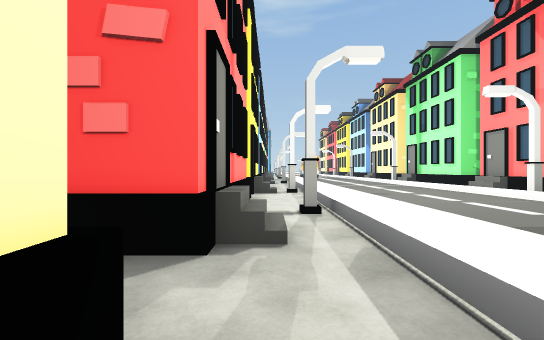
[1] (above)

17 first-person views from a walk through a 3-D level made in the Unity game engine. The camera is 1.4 m above the floor, looks level and sees 90° across. The floor is counted in squares, 2 m on a side. Each view is taken from the middle of a square. On the plan, view 1 faces up. The plan holds only what a view shows up to about 9 squares ahead; the rest is blank. The place goes on beyond the plan. The player character is not drawn.

[2]
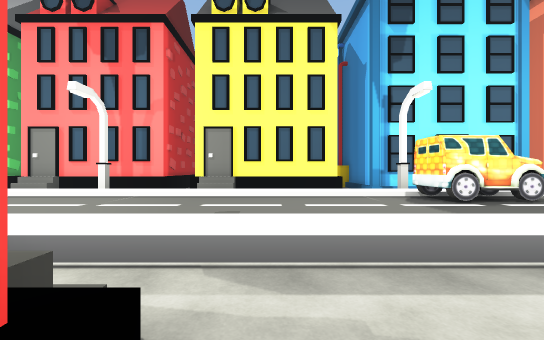

[3]
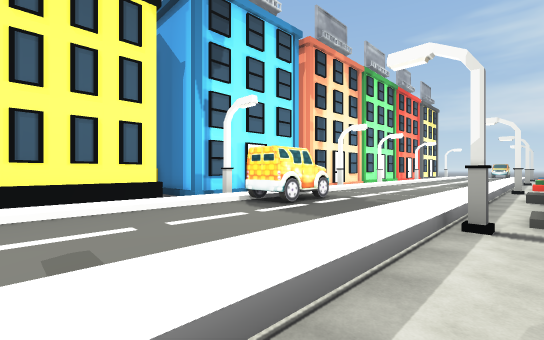

[4]
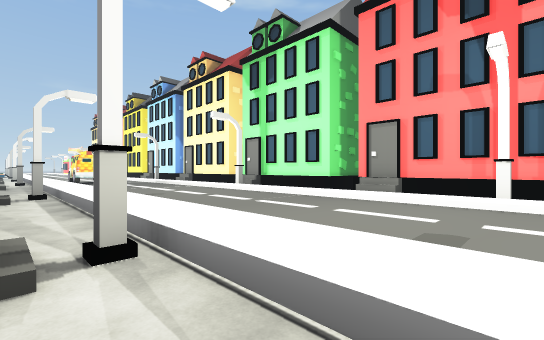

[5]
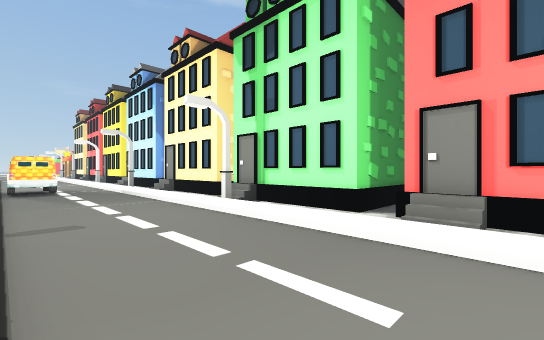

[6]
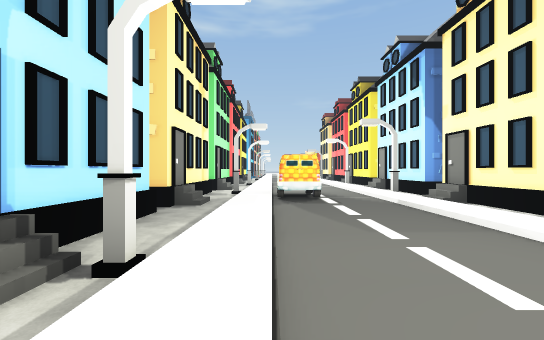

[7]
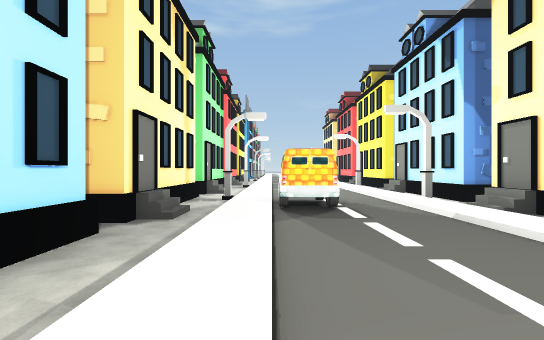

[8]
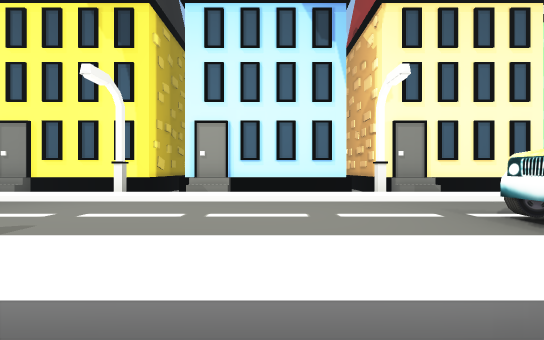

[9]
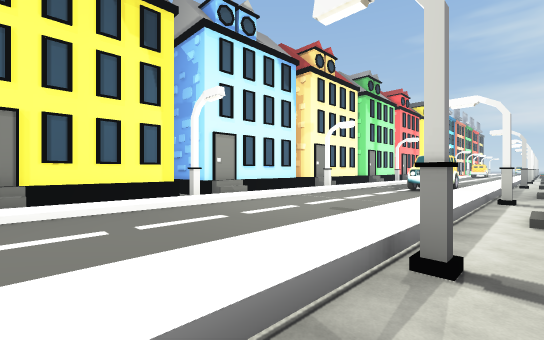

[10]
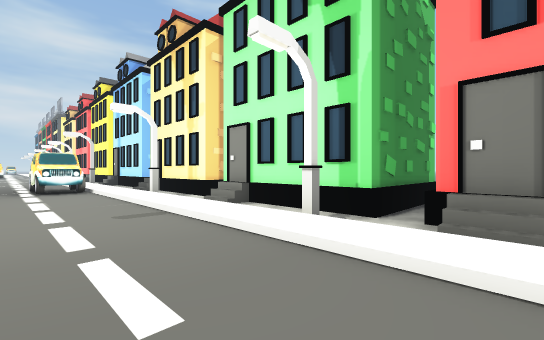

[11]
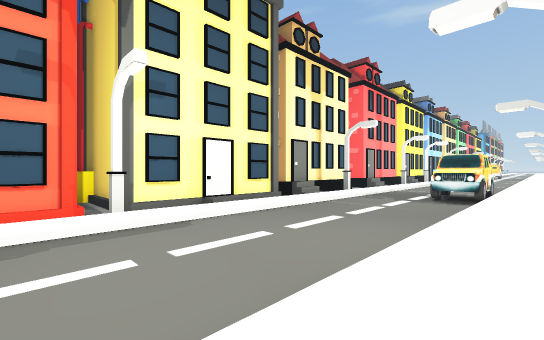

[12]
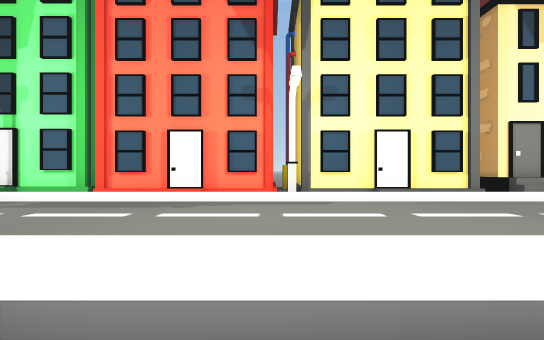

[13]
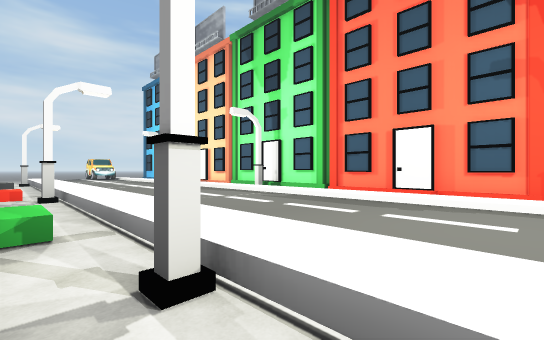

[14]
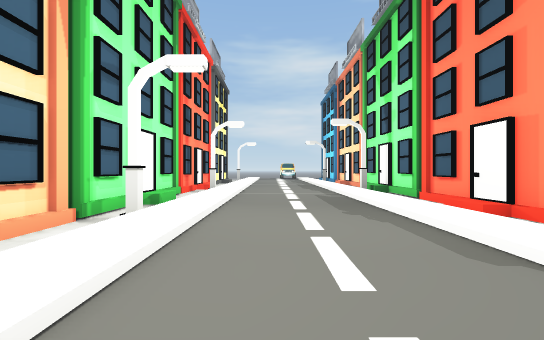

[15]
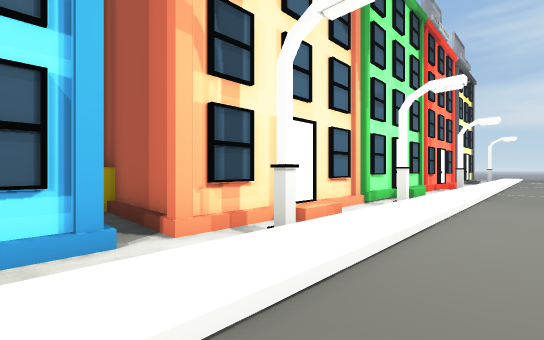

[16]
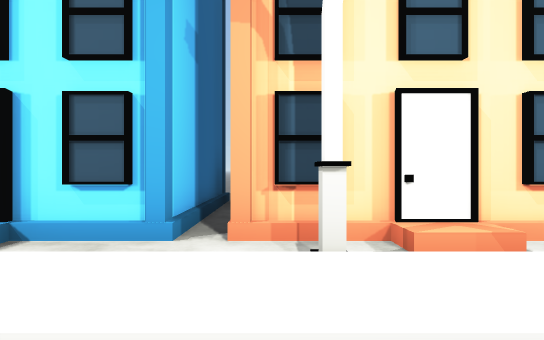

[17]
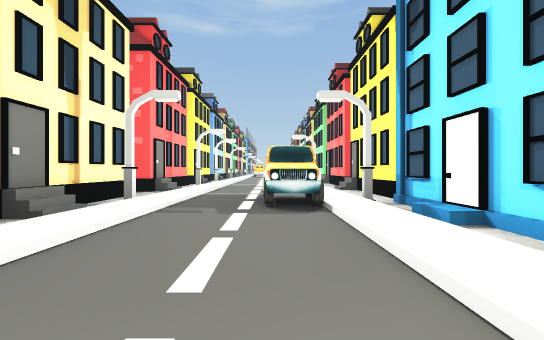

### Floor plan
Key: @ floor where view 1 was taken; # wall or solid block; . main floor; : floor 0.25 m higher than the main floor; - floor 0.25 m lower than the main floor; / step, stairs or slope; = window, fence, low wall or low ledge; S streetlight; O other object.
Columns run from 2 left of view 1 to 11 right of it. Each row starts with its distance up from view 1.
 31  #///..///#
 30  #///..// #
 29  #-//..// #
 28  #-S/..// ##
 27  #-//../S -
 26  #-//..///#
 25  #///..//=#
 24   -//..//-#
 23  #-//..//-#
 22  #-S/..//-#
 21  #-/OO./S-##
 20  #//OO.///#
 19  #///..//-#
 18  #-//..//-#
 17  #-//..// #
 16  #-//..//
 15  #-//..///#
 14   /S/../S=#
 13   -//..//-#
 12   -//..//-#
 11   -//..//-####
 10   -//..//-#
  9   ///..///#
  8  #/S/..//-#
  7  #-//..// #
  6  #-//../S #
  5  #-//..//
  4  #-S/..///#
  3 ##///..//=#
  2  --//..// #
  1  #-//..// #
  0  #@//..//-#
 -1  #-//.OO/###
 -2  #-S/.OOS#
 -3  #///.OO/##
 -4   -//..///#
 -5  #///..///####
 -6  #///..//////#
 -7  #://..//#####
 -8  #///../S##
 -9  #///..//:#
-10  #/S/..///#
-11  #///..///#
-12  #///../S/#
-13  #///..///#
-14  #///..//:#
-15  #///..///#
-16  #///..//##

Positions as (right, up) in squares from view 1, and headings:
1: (0, 0), facing up
2: (-1, 2), facing right
3: (0, 3), facing down-right
4: (0, 6), facing up-right
5: (2, 8), facing up-right
6: (2, 12), facing up
7: (2, 14), facing up
8: (0, 24), facing right
9: (0, 31), facing down-right
10: (4, 31), facing down-left
11: (6, -11), facing up-left
12: (7, -10), facing left
13: (7, -10), facing down-left
14: (4, -7), facing down
15: (4, -5), facing down-right
16: (4, -7), facing right
17: (4, -8), facing up
